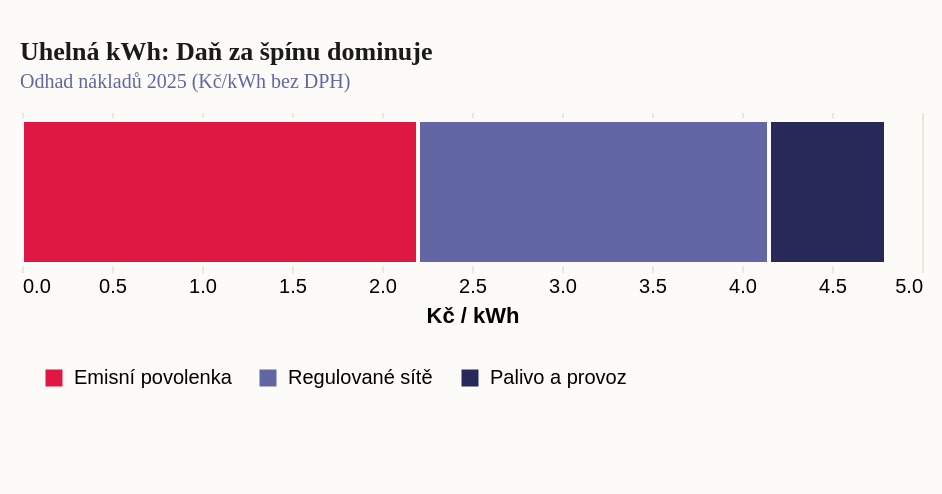

The Vega-Lite source for this figure:
### Vega-Lite specification from a JSON file in a GitHub repository (floating-point values rounded to 4 significant figures)
{"_source": "Zdroj: ERÚ, EU ETS Market data (Odhad 2025)", "$schema": "https://vega.github.io/schema/vega-lite/v5.json", "description": "Složení nákladové ceny elektřiny z hnědého uhlí v ČR (2025)", "width": 450, "height": 80, "padding": {"top": 20, "left": 10, "right": 10, "bottom": 40}, "autosize": {"type": "pad", "resize": true}, "background": "#fdfbf7", "title": {"text": "Uhelná kWh: Daň za špínu dominuje", "subtitle": "Odhad nákladů 2025 (Kč/kWh bez DPH)", "font": "Roboto Slab", "fontSize": 13, "fontWeight": "bold", "anchor": "start", "color": "#1a1a1a", "subtitleFont": "Work Sans", "subtitleFontSize": 10, "subtitleColor": "#6267a3", "offset": 10}, "data": {"values": [{"label": "Palivo a provoz", "value": 0.65, "p": 3}, {"label": "Regulované sítě", "value": 1.95, "p": 2}, {"label": "Emisní povolenka", "value": 2.2, "p": 1}]}, "mark": {"type": "bar", "tooltip": true, "stroke": "#fdfbf7", "strokeWidth": 2}, "encoding": {"x": {"field": "value", "type": "quantitative", "title": "Kč / kWh", "axis": {"grid": true, "gridColor": "#e8e8dc", "domain": false, "ticks": false}}, "color": {"field": "label", "type": "nominal", "scale": {"domain": ["Emisní povolenka", "Regulované sítě", "Palivo a provoz"], "range": ["#de1743", "#6267a3", "#272a59"]}, "legend": {"title": null, "orient": "bottom", "offset": 10, "symbolType": "square", "padding": 10, "columns": 3}}, "order": {"field": "p", "type": "quantitative"}}, "config": {"view": {"stroke": "transparent"}}}
